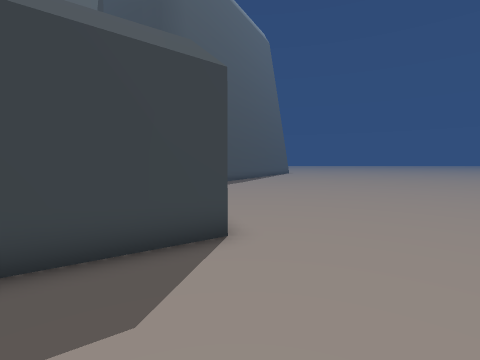
view 1 (above)

20 first-person views from a walk through a Unity game level. The camera is 1.5 m above the floor, tilts 4° down and sees 85° across. The floor is counted in squares, 1 m on a side. Each view is taken from the middle of a square. On the plan, view 1 faces up. The plan holds only what a view shows up to about 14 squares ahead; the rest is blank. The place goes on beyond the plan.

view 2
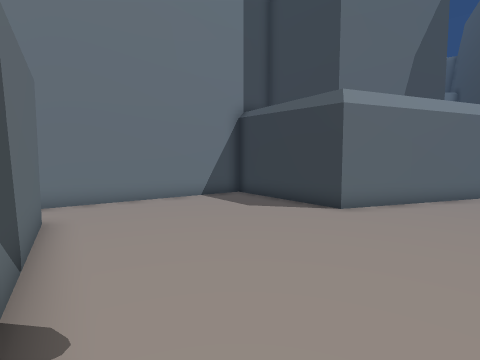

view 3
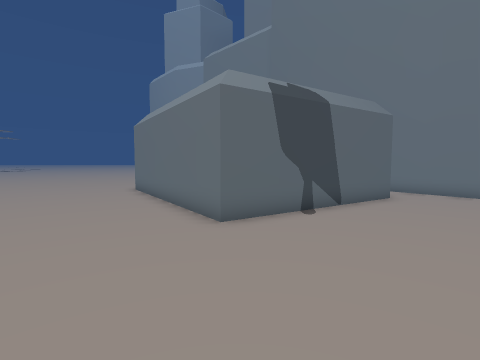

view 4
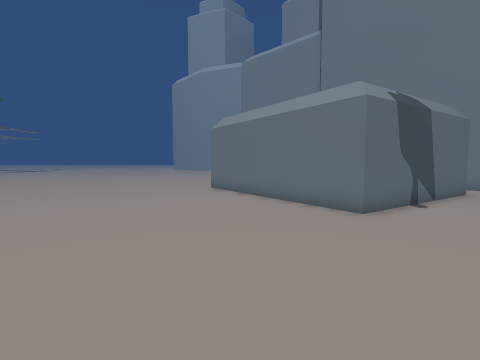

view 5
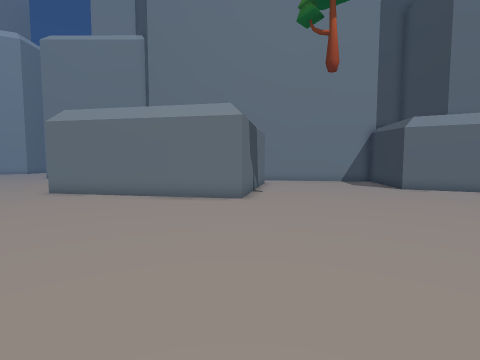

view 6
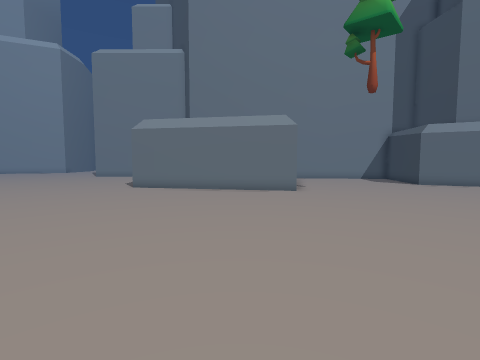

view 7
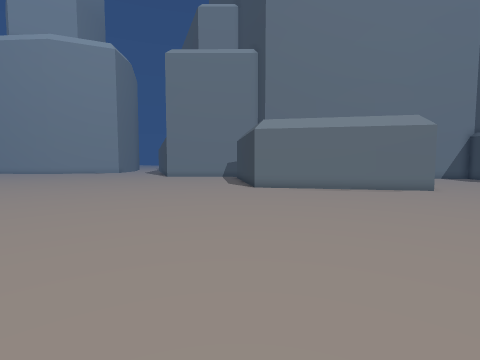

view 8
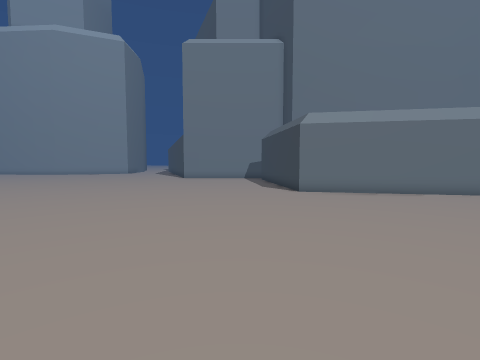

view 9
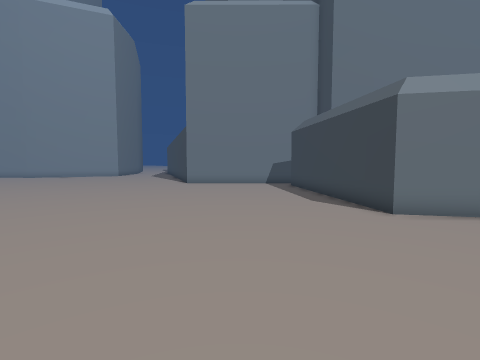

view 10
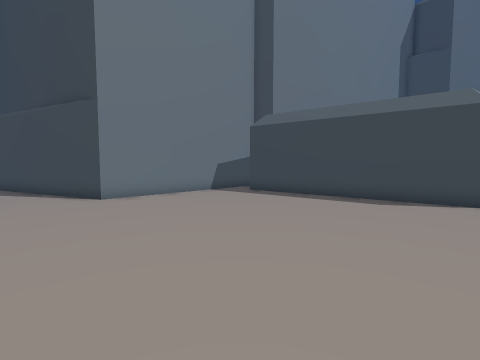

view 11
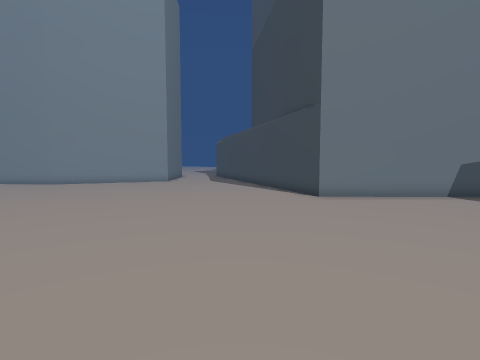

view 12
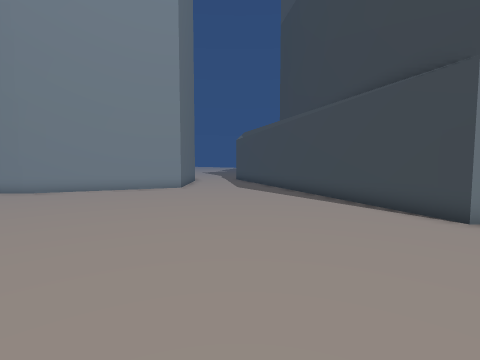

view 13
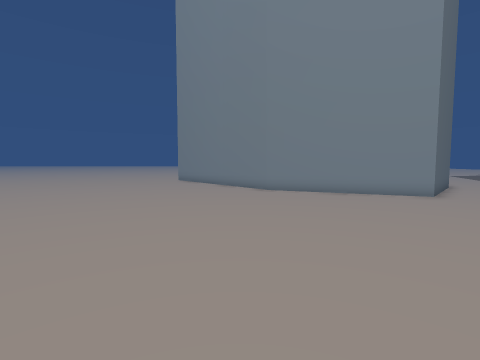

view 14
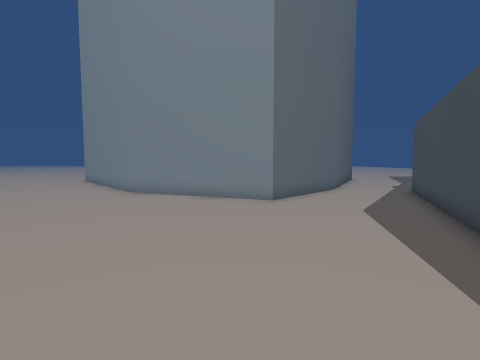

view 15
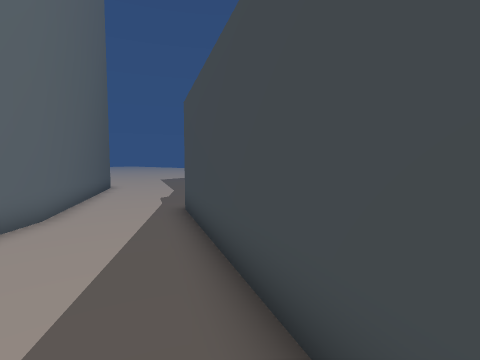

view 16
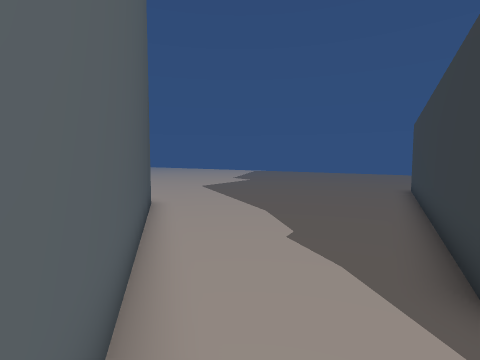

view 17
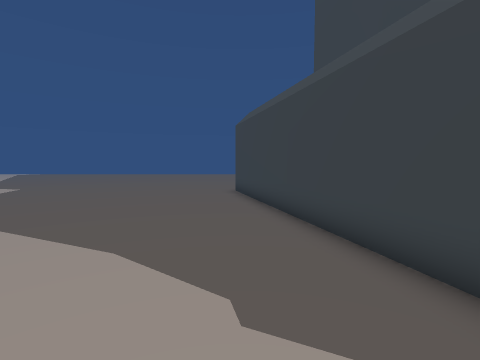

view 18
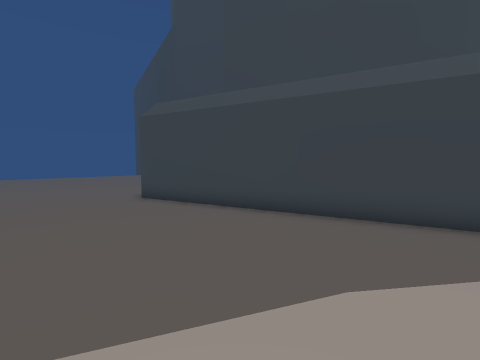

view 19
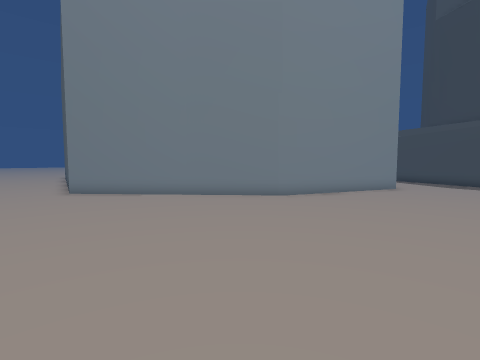

view 20
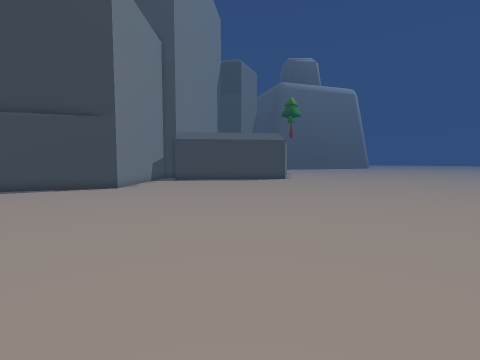

### Floor plan
Points are (right, up) in squares from view 1. A wall is a line through its corners. A room is listed if a view was taken in it or the views show most of it. See-through windows are left out.
Room 1 (views 1, 2, 3, 4, 5, 6, 7, 8, 9, 10, 11, 12, 13, 14, 15, 19, 20)
walls: (6.9, -14.6) (11.7, -19.5) (4.8, -34.2); (1.7, -2.8) (8.5, 1.6) (13.7, -6.1) (7.9, -13.5); (8.9, -35.1) (11.7, -32.1) (18.4, -34.8) (25.1, -42.3); (-1.8, 9.6) (-0.2, 5.2) (-5.1, 1.9) (0.4, -5.2)
ways out: opening at (7, -35) to room 2
Room 2 (views 16, 17, 18)
walls: (3.8, -43.6) (8, -36); (4.1, -35.1) (-7.6, -38.2); (4.8, -34.2) (4.4, -35.1); (7.9, -36.1) (8.9, -35.1)
ways out: opening at (7, -35) to room 1

Where each view was taken, in squares from view 1:
view 1: 0 up, 0 right, facing up
view 2: 2 up, 8 right, facing left
view 3: 8 up, 8 right, facing down
view 4: 9 up, 12 right, facing down
view 5: 9 up, 16 right, facing down-left
view 6: 9 up, 20 right, facing down-left
view 7: 4 up, 25 right, facing down-left
view 8: 1 up, 25 right, facing down-left
view 9: 4 down, 22 right, facing down-left
view 10: 14 down, 22 right, facing left
view 11: 14 down, 22 right, facing down-left
view 12: 19 down, 20 right, facing down-left
view 13: 21 down, 20 right, facing down
view 14: 22 down, 13 right, facing down
view 15: 28 down, 9 right, facing down-left
view 16: 35 down, 8 right, facing down-left
view 17: 38 down, 6 right, facing left
view 18: 43 down, 3 right, facing up-left
view 19: 28 down, 28 right, facing down-left
view 20: 25 down, 27 right, facing up-left
